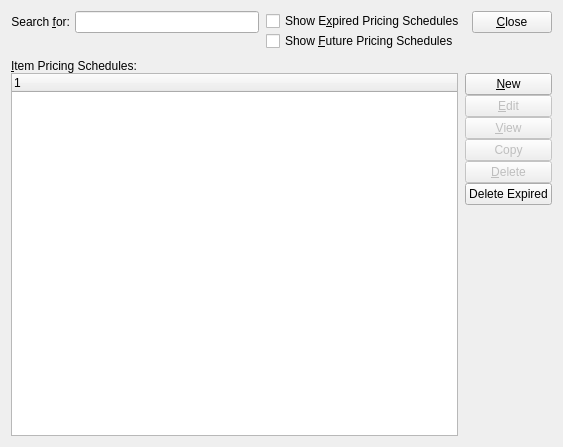
<?xml version="1.0" encoding="UTF-8"?>
<ui version="4.0">
 <comment>This file is part of the xTuple ERP: PostBooks Edition, a free and
open source Enterprise Resource Planning software suite,
Copyright (c) 1999-2010 by OpenMFG LLC, d/b/a xTuple.
It is licensed to you under the Common Public Attribution License
version 1.0, the full text of which (including xTuple-specific Exhibits)
is available at www.xtuple.com/CPAL.  By using this software, you agree
to be bound by its terms.</comment>
 <class>itemPricingSchedules</class>
 <widget class="QWidget" name="itemPricingSchedules">
  <property name="geometry">
   <rect>
    <x>0</x>
    <y>0</y>
    <width>563</width>
    <height>447</height>
   </rect>
  </property>
  <property name="windowTitle">
   <string>List Pricing Schedules</string>
  </property>
  <layout class="QVBoxLayout">
   <item>
    <layout class="QHBoxLayout">
     <property name="spacing">
      <number>7</number>
     </property>
     <item>
      <layout class="QVBoxLayout">
       <property name="spacing">
        <number>0</number>
       </property>
       <item>
        <layout class="QHBoxLayout">
         <property name="spacing">
          <number>5</number>
         </property>
         <item>
          <widget class="QLabel" name="_searchForLit">
           <property name="text">
            <string>Search &amp;for:</string>
           </property>
           <property name="alignment">
            <set>Qt::AlignRight|Qt::AlignTrailing|Qt::AlignVCenter</set>
           </property>
           <property name="buddy">
            <cstring>_searchFor</cstring>
           </property>
          </widget>
         </item>
         <item>
          <widget class="XLineEdit" name="_searchFor"/>
         </item>
        </layout>
       </item>
       <item>
        <spacer name="Spacer6">
         <property name="orientation">
          <enum>Qt::Vertical</enum>
         </property>
         <property name="sizeType">
          <enum>QSizePolicy::Preferred</enum>
         </property>
         <property name="sizeHint" stdset="0">
          <size>
           <width>20</width>
           <height>20</height>
          </size>
         </property>
        </spacer>
       </item>
      </layout>
     </item>
     <item>
      <layout class="QVBoxLayout">
       <property name="spacing">
        <number>0</number>
       </property>
       <item>
        <widget class="QCheckBox" name="_showExpired">
         <property name="text">
          <string>Show E&amp;xpired Pricing Schedules</string>
         </property>
        </widget>
       </item>
       <item>
        <widget class="QCheckBox" name="_showFuture">
         <property name="text">
          <string>Show &amp;Future Pricing Schedules</string>
         </property>
        </widget>
       </item>
      </layout>
     </item>
     <item>
      <layout class="QVBoxLayout">
       <property name="spacing">
        <number>0</number>
       </property>
       <item>
        <widget class="QPushButton" name="_close">
         <property name="text">
          <string>&amp;Close</string>
         </property>
        </widget>
       </item>
       <item>
        <spacer name="Spacer15">
         <property name="orientation">
          <enum>Qt::Vertical</enum>
         </property>
         <property name="sizeType">
          <enum>QSizePolicy::Preferred</enum>
         </property>
         <property name="sizeHint" stdset="0">
          <size>
           <width>20</width>
           <height>20</height>
          </size>
         </property>
        </spacer>
       </item>
      </layout>
     </item>
    </layout>
   </item>
   <item>
    <layout class="QVBoxLayout">
     <property name="spacing">
      <number>0</number>
     </property>
     <item>
      <widget class="QLabel" name="_itemPricingSchedulesLit">
       <property name="text">
        <string>&amp;Item Pricing Schedules:</string>
       </property>
       <property name="buddy">
        <cstring>_ipshead</cstring>
       </property>
      </widget>
     </item>
     <item>
      <layout class="QHBoxLayout">
       <property name="spacing">
        <number>7</number>
       </property>
       <item>
        <widget class="XTreeWidget" name="_ipshead"/>
       </item>
       <item>
        <layout class="QVBoxLayout">
         <property name="spacing">
          <number>0</number>
         </property>
         <item>
          <layout class="QVBoxLayout">
           <property name="spacing">
            <number>0</number>
           </property>
           <item>
            <widget class="QPushButton" name="_new">
             <property name="text">
              <string>&amp;New</string>
             </property>
            </widget>
           </item>
           <item>
            <widget class="QPushButton" name="_edit">
             <property name="enabled">
              <bool>false</bool>
             </property>
             <property name="text">
              <string>&amp;Edit</string>
             </property>
            </widget>
           </item>
           <item>
            <widget class="QPushButton" name="_view">
             <property name="enabled">
              <bool>false</bool>
             </property>
             <property name="text">
              <string>&amp;View</string>
             </property>
            </widget>
           </item>
           <item>
            <widget class="QPushButton" name="_copy">
             <property name="enabled">
              <bool>false</bool>
             </property>
             <property name="text">
              <string>Copy</string>
             </property>
            </widget>
           </item>
           <item>
            <widget class="QPushButton" name="_delete">
             <property name="enabled">
              <bool>false</bool>
             </property>
             <property name="text">
              <string>&amp;Delete</string>
             </property>
            </widget>
           </item>
           <item>
            <widget class="QPushButton" name="_deleteExpired">
             <property name="text">
              <string>Delete Expired</string>
             </property>
            </widget>
           </item>
          </layout>
         </item>
         <item>
          <spacer name="Spacer17">
           <property name="orientation">
            <enum>Qt::Vertical</enum>
           </property>
           <property name="sizeType">
            <enum>QSizePolicy::Expanding</enum>
           </property>
           <property name="sizeHint" stdset="0">
            <size>
             <width>20</width>
             <height>120</height>
            </size>
           </property>
          </spacer>
         </item>
        </layout>
       </item>
      </layout>
     </item>
    </layout>
   </item>
  </layout>
 </widget>
 <layoutdefault spacing="6" margin="11"/>
 <pixmapfunction>qPixmapFromMimeSource</pixmapfunction>
 <customwidgets>
  <customwidget>
   <class>XLineEdit</class>
   <extends>QLineEdit</extends>
   <header>xlineedit.h</header>
   <container>1</container>
  </customwidget>
  <customwidget>
   <class>XTreeWidget</class>
   <extends>QTreeWidget</extends>
   <header>xtreewidget.h</header>
   <container>1</container>
  </customwidget>
 </customwidgets>
 <tabstops>
  <tabstop>_searchFor</tabstop>
  <tabstop>_showExpired</tabstop>
  <tabstop>_showFuture</tabstop>
  <tabstop>_ipshead</tabstop>
  <tabstop>_new</tabstop>
  <tabstop>_edit</tabstop>
  <tabstop>_view</tabstop>
  <tabstop>_copy</tabstop>
  <tabstop>_delete</tabstop>
  <tabstop>_close</tabstop>
 </tabstops>
 <includes>
  <include location="global">parameter.h</include>
 </includes>
 <resources/>
 <connections>
  <connection>
   <sender>_close</sender>
   <signal>clicked()</signal>
   <receiver>itemPricingSchedules</receiver>
   <slot>close()</slot>
   <hints>
    <hint type="sourcelabel">
     <x>20</x>
     <y>20</y>
    </hint>
    <hint type="destinationlabel">
     <x>20</x>
     <y>20</y>
    </hint>
   </hints>
  </connection>
  <connection>
   <sender>_ipshead</sender>
   <signal>valid(bool)</signal>
   <receiver>_view</receiver>
   <slot>setEnabled(bool)</slot>
   <hints>
    <hint type="sourcelabel">
     <x>20</x>
     <y>20</y>
    </hint>
    <hint type="destinationlabel">
     <x>20</x>
     <y>20</y>
    </hint>
   </hints>
  </connection>
 </connections>
</ui>
